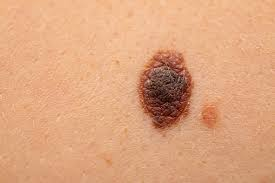
#> input picture images.jpeg, 275 x 183 px; its folder holds only this picture in this run
$ python -i app.py   (imports and definitions only)   (older library calls are emulated)
#> lines starting #> are read from the running program, lines starting #| are printed output that depends on the picture; after the words box and inside, x2 and y2 are one past the last pixel; in counts of white or black regions, pixels touching at a corner belong together
"""
COMPLETE DERMATOLOGICAL LESION CLASSIFIER - STREAMLIT WEB APP
FULL VERSION with ALL functions:
- Preprocessing, Enhancement, Spatial & Frequency Filtering
- Segmentation (Otsu, Adaptive, K-means)
- Edge Detection (Canny, Sobel, Laplacian, Prewitt)
- Morphological Operations (Erosion, Dilation, Opening, Closing, Gradient, TopHat, BlackHat)
- Feature Extraction (20+ features: geometric, texture, Hu Moments)
- ABCD Scoring with Dynamic Thresholds
- Multiple Visualizations (Pipeline Grid, Histograms, Filter Comparison, Edge Comparison, Parameter Sensitivity)
"""

import streamlit as st
import cv2
import numpy as np
import matplotlib.pyplot as plt
from PIL import Image
import io
import pandas as pd
from datetime import datetime
import warnings
# [82 lines not run here, left out]

# ============================================================================
# COMPLETE IMAGE PROCESSING CLASS (FULL VERSION)
# ============================================================================

class CompleteLesionAnalyzer:
    """
    COMPLETE implementation of ALL image processing functions
    No functions removed - everything from original project preserved
    """

    def __init__(self, image):
        """Initialize with input image"""
        self.original_image = image
        self.grayscale_image = cv2.cvtColor(image, cv2.COLOR_RGB2GRAY)
        self.processed_stages = {}
        self.features = {}
        self.analysis_results = {}

    # ========================================================================
    # PART 1: FUNDAMENTAL IMAGE PROCESSING
    # ========================================================================

    def load_and_preprocess(self, target_size=(512, 512)):
        """Step 1: Load image, resize, and convert to grayscale"""
        # Already handled in constructor, but keeping for compatibility
        self.processed_stages['original'] = self.original_image
        self.processed_stages['grayscale'] = self.grayscale_image
        return self

    def histogram_equalization(self):
        """Step 2: Apply CLAHE histogram equalization for enhancement"""
        # CLAHE (Contrast Limited Adaptive Histogram Equalization)
        clahe = cv2.createCLAHE(clipLimit=2.0, tileGridSize=(8, 8))
        self.enhanced_image = clahe.apply(self.grayscale_image)

        # Global histogram equalization for comparison
        self.global_equalized = cv2.equalizeHist(self.grayscale_image)

        self.processed_stages['grayscale'] = self.grayscale_image
        self.processed_stages['enhanced'] = self.enhanced_image
        self.processed_stages['global_equalized'] = self.global_equalized

        return self

    def spatial_filtering(self):
        """Step 3: Apply spatial domain filters (Gaussian, Median, Bilateral)"""
        # Gaussian filter - removes Gaussian noise
        self.gaussian_filtered = cv2.GaussianBlur(self.enhanced_image, (5, 5), 1.0)

        # Median filter - removes salt-pepper noise, preserves edges
        self.median_filtered = cv2.medianBlur(self.enhanced_image, 5)

        # Bilateral filter - edge-preserving smoothing
        self.bilateral_filtered = cv2.bilateralFilter(self.enhanced_image, 9, 75, 75)

        self.processed_stages['gaussian'] = self.gaussian_filtered
        self.processed_stages['median'] = self.median_filtered
        self.processed_stages['bilateral'] = self.bilateral_filtered

        return self

    def frequency_domain_filtering(self):
        """Step 4: Apply DFT-based frequency domain filtering"""
        # Compute DFT
        f_transform = np.fft.fft2(self.median_filtered)
        f_shift = np.fft.fftshift(f_transform)
        self.magnitude_spectrum = np.log(np.abs(f_shift) + 1)
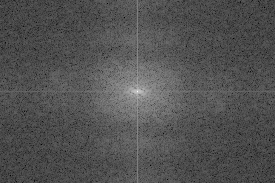
#> self.magnitude_spectrum: shape (183, 275) float64; min 1.21, max 16.02, mean 6; drawn with min black and max white

        rows, cols = self.median_filtered.shape
        crow, ccol = rows // 2, cols // 2

        # Low-pass filter (Gaussian mask)
        low_pass_mask = np.zeros((rows, cols), np.float32)
        radius = 30
        cv2.circle(low_pass_mask, (ccol, crow), radius, 1, -1)
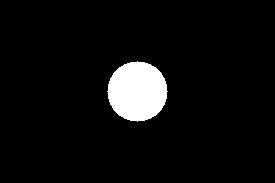
#> low_pass_mask: shape (183, 275) float32; values 0 (black) and 1 (white), 5.6% white; 1 white region, box (x1, y1, x2, y2) and area: (107, 61, 168, 122) 2821

        # High-pass filter
        high_pass_mask = 1 - low_pass_mask

        # Apply filters
        f_shift_low = f_shift * low_pass_mask
        f_shift_high = f_shift * high_pass_mask

        # Inverse DFT
        f_ishift_low = np.fft.ifftshift(f_shift_low)
        self.low_pass_filtered = np.abs(np.fft.ifft2(f_ishift_low))

        f_ishift_high = np.fft.ifftshift(f_shift_high)
        self.high_pass_filtered = np.abs(np.fft.ifft2(f_ishift_high))

        self.processed_stages['magnitude_spectrum'] = self.magnitude_spectrum
        self.processed_stages['low_pass'] = self.low_pass_filtered
        self.processed_stages['high_pass'] = self.high_pass_filtered

        return self

    # ========================================================================
    # PART 2: ADVANCED IMAGE PROCESSING
    # ========================================================================

    def segmentation(self):
        """Step 5: Apply multiple segmentation techniques"""
        # Method 1: Otsu's thresholding
        _, self.otsu_segmented = cv2.threshold(
            self.median_filtered, 0, 255,
            cv2.THRESH_BINARY + cv2.THRESH_OTSU
        )
#> self.otsu_segmented: shape (183, 275); 93.4% white; 4 black regions (1 under 20 px), largest, box (x1, y1, x2, y2) and area: (140, 53, 193, 131) 2965, (202, 107, 218, 129) 261, (259, 175, 275, 183) 83

        # Method 2: Adaptive thresholding
        self.adaptive_segmented = cv2.adaptiveThreshold(
            self.median_filtered, 255,
            cv2.ADAPTIVE_THRESH_GAUSSIAN_C,
            cv2.THRESH_BINARY, 11, 2
        )
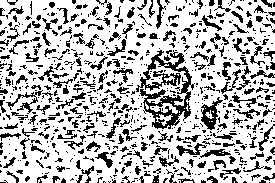
#> self.adaptive_segmented: shape (183, 275); 72.9% white; black in thin lines or dots

        # Method 3: K-means clustering (k=3)
        pixels = self.enhanced_image.reshape((-1, 1))
        pixels = np.float32(pixels)
        criteria = (cv2.TERM_CRITERIA_EPS + cv2.TERM_CRITERIA_MAX_ITER, 20, 1.0)
        _, labels, centers = cv2.kmeans(
            pixels, 3, None, criteria, 10, cv2.KMEANS_RANDOM_CENTERS
        )
#> centers = [199.8, 170.5, 78.22]
        centers = np.uint8(centers)
#> centers = [199, 170, 78]
        self.kmeans_segmented = centers[labels.flatten()].reshape(self.enhanced_image.shape)
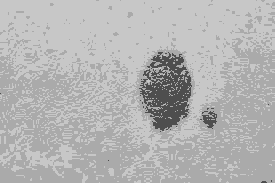
#> self.kmeans_segmented: shape (183, 275); min 78, max 199, mean 180

        # Binary mask from k-means
        self.kmeans_mask = (labels.reshape(self.enhanced_image.shape) == 0).astype(np.uint8) * 255
#> self.kmeans_mask: shape (183, 275); 50.2% white; 301 black regions (284 under 20 px), largest, box (x1, y1, x2, y2) and area: (0, 38, 275, 183) 23084, (235, 19, 257, 34) 102, (23, 50, 40, 64) 100

        self.processed_stages['otsu'] = self.otsu_segmented
        self.processed_stages['adaptive'] = self.adaptive_segmented
        self.processed_stages['kmeans'] = self.kmeans_segmented

        return self

    def edge_detection(self):
        """Step 6: Apply multiple edge detection techniques"""
        # Canny edge detection (multi-stage) with multiple thresholds
        self.canny_edges = cv2.Canny(self.median_filtered, 50, 150)
#> self.canny_edges: shape (183, 275); 2.7% white in thin lines or dots, all inside (x1, y1, x2, y2) = (86, 43, 275, 168)
        self.canny_strict = cv2.Canny(self.median_filtered, 100, 200)
#> self.canny_strict: shape (183, 275); 1.1% white in thin lines or dots, all inside (x1, y1, x2, y2) = (142, 49, 213, 129)
        self.canny_lenient = cv2.Canny(self.median_filtered, 30, 100)
#> self.canny_lenient: shape (183, 275); 5.7% white in thin lines or dots

        # Sobel edge detection (gradient-based)
        sobel_x = cv2.Sobel(self.median_filtered, cv2.CV_64F, 1, 0, ksize=3)
        sobel_y = cv2.Sobel(self.median_filtered, cv2.CV_64F, 0, 1, ksize=3)
        self.sobel_edges = np.sqrt(sobel_x**2 + sobel_y**2)
        self.sobel_edges = np.uint8(np.clip(self.sobel_edges, 0, 255))

        # Laplacian edge detection
        self.laplacian_edges = cv2.Laplacian(self.median_filtered, cv2.CV_64F)
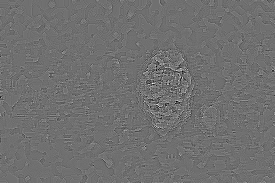
#> self.laplacian_edges: shape (183, 275) float64; min -80, max 102, mean 0; drawn with min black and max white
        self.laplacian_edges = np.uint8(np.abs(self.laplacian_edges))

        # Prewitt edge detection
        prewitt_x = cv2.filter2D(self.median_filtered, cv2.CV_64F,
                                  np.array([[-1, 0, 1], [-1, 0, 1], [-1, 0, 1]]))
        prewitt_y = cv2.filter2D(self.median_filtered, cv2.CV_64F,
                                  np.array([[-1, -1, -1], [0, 0, 0], [1, 1, 1]]))
        self.prewitt_edges = np.sqrt(prewitt_x**2 + prewitt_y**2)
        self.prewitt_edges = np.uint8(np.clip(self.prewitt_edges, 0, 255))

        # Roberts edge detection
        roberts_x = cv2.filter2D(self.median_filtered, cv2.CV_64F, np.array([[1, 0], [0, -1]]))
        roberts_y = cv2.filter2D(self.median_filtered, cv2.CV_64F, np.array([[0, 1], [-1, 0]]))
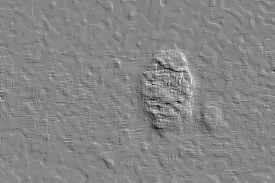
#> roberts_y: shape (183, 275) float64; min -54, max 49, mean 0.2; drawn with min black and max white
        self.roberts_edges = np.sqrt(roberts_x**2 + roberts_y**2)
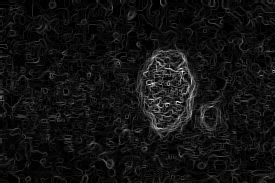
#> self.roberts_edges: shape (183, 275) float64; min 0, max 70, mean 5.1; drawn with min black and max white
        self.roberts_edges = np.uint8(np.clip(self.roberts_edges, 0, 255))

        self.processed_stages['canny'] = self.canny_edges
        self.processed_stages['canny_strict'] = self.canny_strict
        self.processed_stages['canny_lenient'] = self.canny_lenient
        self.processed_stages['sobel'] = self.sobel_edges
        self.processed_stages['laplacian'] = self.laplacian_edges
        self.processed_stages['prewitt'] = self.prewitt_edges
        self.processed_stages['roberts'] = self.roberts_edges

        return self

    def morphological_operations(self):
        """Step 7: Apply ALL morphological operations to improve segmentation"""
        # Create multiple kernels
        kernel_ellipse = cv2.getStructuringElement(cv2.MORPH_ELLIPSE, (5, 5))
        kernel_cross = cv2.getStructuringElement(cv2.MORPH_CROSS, (5, 5))
        kernel_rect = cv2.getStructuringElement(cv2.MORPH_RECT, (5, 5))
        kernel_large = cv2.getStructuringElement(cv2.MORPH_ELLIPSE, (7, 7))
        kernel_small = cv2.getStructuringElement(cv2.MORPH_ELLIPSE, (3, 3))

        # Basic operations
        self.eroded = cv2.erode(self.otsu_segmented, kernel_ellipse, iterations=1)
#> self.eroded: shape (183, 275); 92% white; 4 black regions, box (x1, y1, x2, y2) and area: (138, 51, 195, 133) 3488, (200, 105, 220, 131) 399, (257, 173, 275, 183) 127, (105, 159, 112, 165) 32
#> (the rest of the program and of its run is left out)
